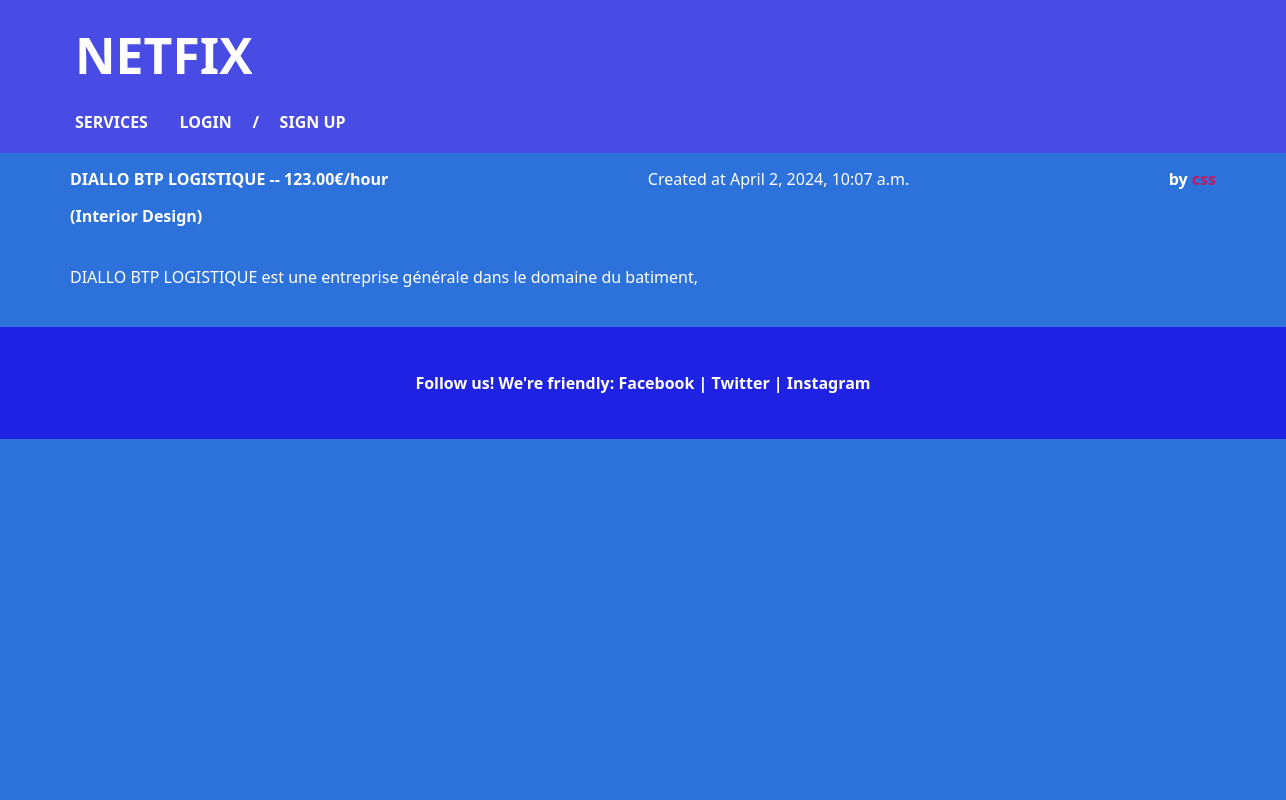
Screenshot of /services/5 with the database file from the repository.
### services/models.py (models this page shows, shortened)
class Service(models.Model):
    company = models.ForeignKey(Company, on_delete=models.CASCADE)
    name = models.CharField(max_length=40)
    description = models.TextField()
    price_hour = models.DecimalField(decimal_places=2, max_digits=100)
    choices = SERVICE_CHOICES
    field = models.CharField(
        max_length=30,
        choices=choices,
        blank=False,
        null=False
    )
    date = models.DateTimeField(auto_now=True, null=False)

### users/models.py (models this page shows, shortened)
class Company(models.Model):
    user = models.OneToOneField(
        User, on_delete=models.CASCADE, primary_key=True)
    choices = SERVICE_CHOICES
    field = models.CharField(
        max_length=70, choices=choices, blank=False, null=False)
    slug = models.SlugField(null=True)

class User(AbstractUser):
    username = models.CharField(max_length=30, unique=True)
    email = models.EmailField(max_length=50, unique=True)
    is_company = models.BooleanField(default=False)
    is_customer = models.BooleanField(default=False)
    USERNAME_FIELD = 'email'
    REQUIRED_FIELDS = ['username']
    slug = models.SlugField(null=True)

### services/views.py (the view)
# urls.py: path('<int:id>', v.index, name='index'),
def index(request, id):
    service = Service.objects.get(id=id)
    return render(request, 'services/single_service.html', {'service': service})

### services/templates/services/single_service.html (shortened to what this page needs)
{% extends 'main/base.html' %}
{% block content %}
    <div class='services-list'>
        <div class="services-container">
            <h1>{{service.name}} -- {{service.price_hour}}€/hour</h1> Created at {{ service.date }}
            <h5>by <a href="/company/{{service.company.user.slug}}">{{service.company.user.username}}</a></h5>
        </div>
    </div>
    <div class="service-field">
        <h3>({{service.field}})</h3>
    </div>
    <div class="description-of-service">
        <p class="service_description">{{service.description}}</p>
    </div>
{% endblock %}

### static/css/style.css (style rules this page uses)
html, body, div, span, applet, object, iframe, h1, h2, h3, h4, h5, h6, p, blockquote, pre, a, abbr, acronym, address, big, cite, code, del, dfn, em, font, img, ins, kbd, q, s, samp, small, strike, strong, sub, sup, tt, var, b, u, i, center, dl, dt, dd, ol, ul, li, fieldset, form, label, legend, table, caption, tbody, tfoot, thead, tr, th, td { margin: 0; padding: 0; border: 0; font-size: 100%; vertical-align: baseline; }
* { box-sizing: border-box; }
@media screen and (min-width: 1025px) { html { font-size: 1rem; } }
.services-list { display: flex; justify-content: space-between; align-items: center; flex-wrap: wrap; width: 100%; margin: 0 auto; background-color: rgb(45, 114, 218); }
.services-container { display: flex; justify-content: space-between; align-items: center; flex-wrap: wrap; width: 100%; padding: 0.938rem 4.375rem; background-color: rgb(45, 114, 218); color: white; }
.service-field { display: flex; justify-content: space-between; align-items: center; flex-wrap: wrap; width: 100%; padding: 0rem 4.375rem; background-color:rgb(45, 114, 218); color: white; }
.description-of-service { display: flex; justify-content: space-between; align-items: center; flex-wrap: wrap; width: 100%; height: 6.25rem; padding: 0rem 4.375rem; background-color: rgb(45, 114, 218); color: white; }
a { color: rgb(195, 25, 95); text-decoration: none; font-weight: 900; }

### rows the page displays
Service: name "DIALLO BTP LOGISTIQUE", price_hour "123.00", date "April 2, 2024, 10:07 a.m.", company.user.username "css", field "Interior Design", description "DIALLO BTP LOGISTIQUE est une entreprise générale dans le domaine du batiment,"
